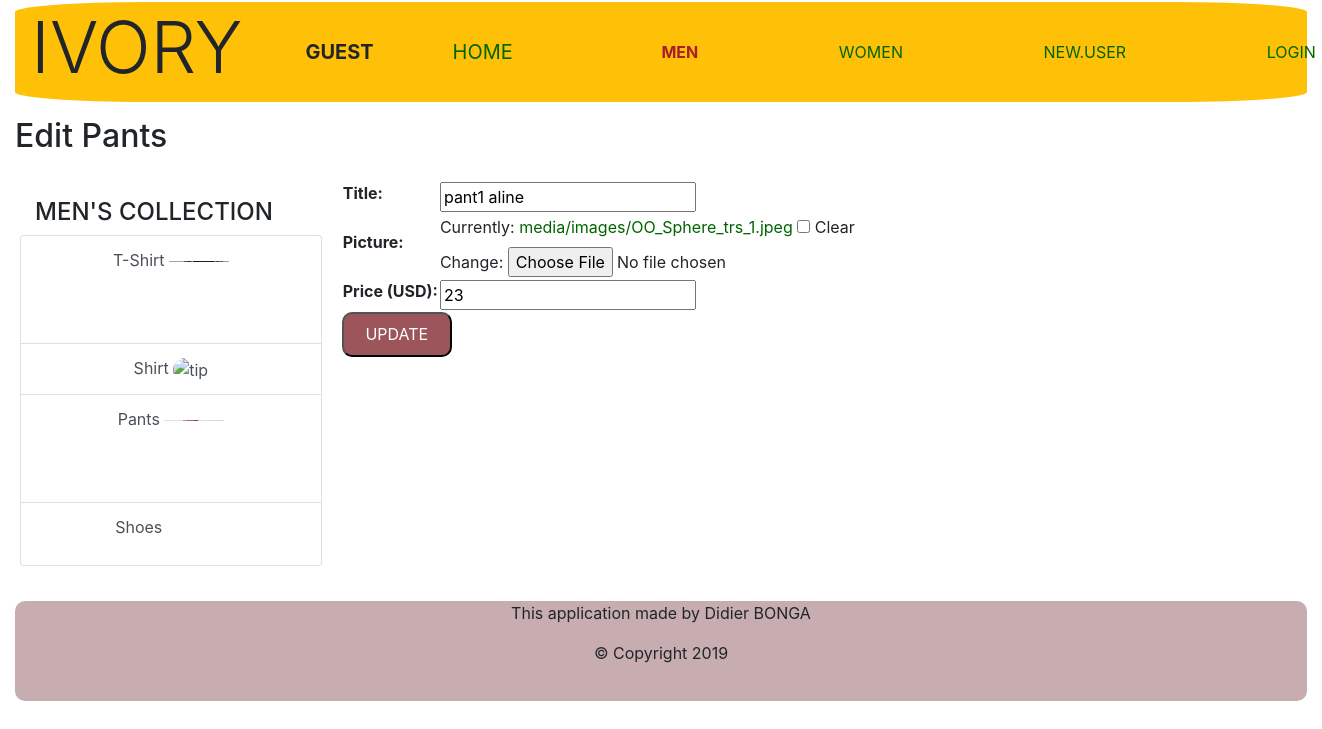
The app's page /editpants/2/, older data.
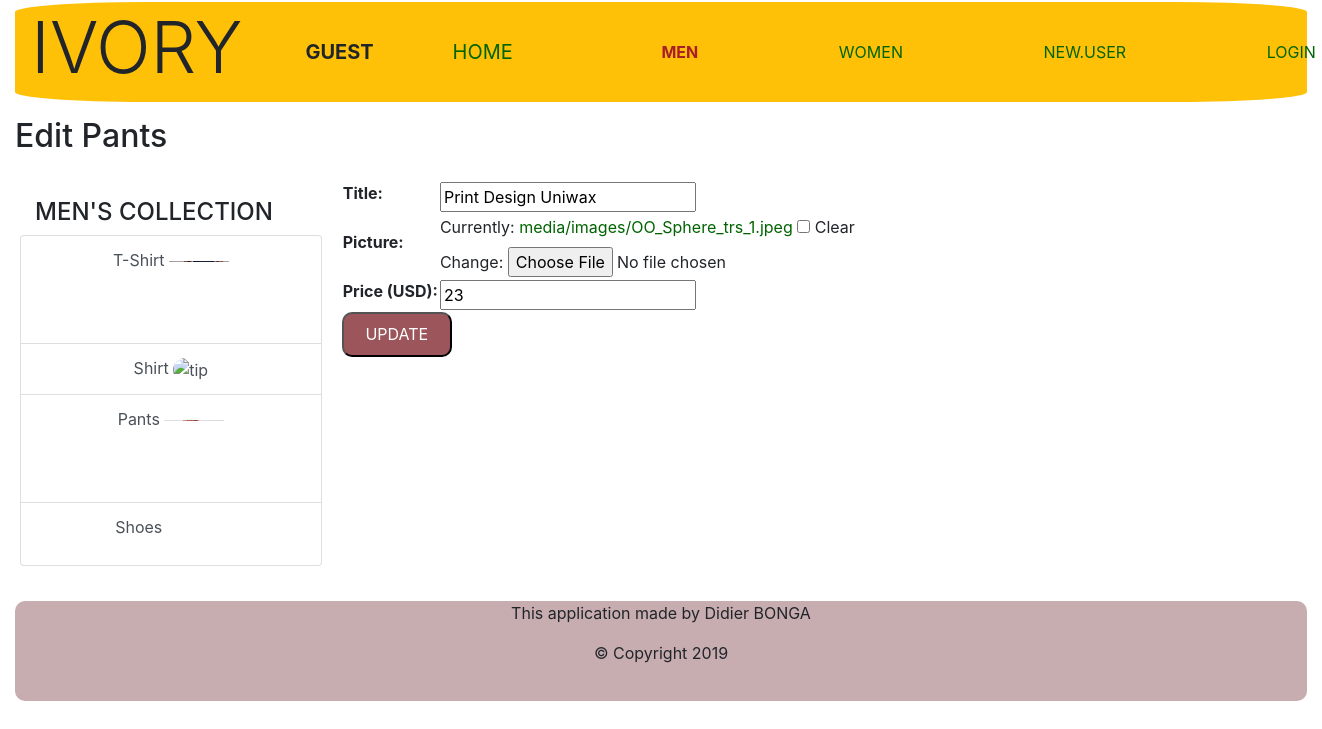
The same page, newer data.
### ivoryApp/models.py (models this page shows, shortened)
class Pants(models.Model):
    pant_title = models.CharField(max_length=200)
    pant_picture = models.ImageField(upload_to="media/images/", null=True, blank=True)
    pant_price = models.IntegerField(default=0)
    pant_ForeignKey = models.ForeignKey(UserLoginModel, on_delete=models.SET_NULL, null=True, blank=True)

### ivoryApp/views.py (the view)
# urls.py: path('editpants/<int:p_id>/', views.editpants, name='editpants'),
def editpants(request, p_id):
    edit_pant = get_object_or_404(Pants, pk=p_id)
    editedPant = PantsForm(request.POST or None, instance=edit_pant)
    if editedPant.is_valid():
        editedPant.save()
        return redirect('pantsmen')
    return render(request, 'ivoryApp/edititem/editpants.html', {'editedPant': editedPant})

### ivoryApp/forms.py
class PantsForm(forms.ModelForm):
    class Meta:
        model = Pants
        exclude = ["pant_ForeignKey"]
        labels = {
            'pant_title': 'Title',
            'pant_picture': 'Picture',
            'pant_size': 'Available Size',
            'pant_price': 'Price (USD)',
        }

### ivoryApp/templates/ivoryApp/edititem/editpants.html (shortened to what this page needs)
{% extends 'ivoryApp/men.html' %}
{% block content %}
<h2>Edit Pants</h2>
<aside>
    <form method="post">
        <table>
            <tr>
                <td>{{ editedPant }}</td>
            </tr>
        </table>
        <button>UPDATE</button>
    </form>
</aside>
{% endblock %}

Row changes from the older to the newer data that the page shows:
changed Pants: pant_title "pant1 aline" → "Print Design Uniwax"
